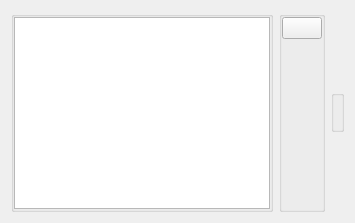
              <widget class="QWidget" name="tabDebugApplication">
               <attribute name="title">
                <string>Debug</string>
               </attribute>
               <layout class="QHBoxLayout" name="horizontalLayout_12">
                <item>
                 <widget class="QGroupBox" name="gbxLog">
                  <property name="sizePolicy">
                   <sizepolicy hsizetype="Preferred" vsizetype="Preferred">
                    <horstretch>1</horstretch>
                    <verstretch>0</verstretch>
                   </sizepolicy>
                  </property>
                  <property name="title">
                   <string notr="true"/>
                  </property>
                  <property name="flat">
                   <bool>true</bool>
                  </property>
                  <layout class="QHBoxLayout" name="horizontalLayout_14">
                   <property name="spacing">
                    <number>0</number>
                   </property>
                   <property name="leftMargin">
                    <number>0</number>
                   </property>
                   <property name="topMargin">
                    <number>0</number>
                   </property>
                   <property name="rightMargin">
                    <number>0</number>
                   </property>
                   <property name="bottomMargin">
                    <number>0</number>
                   </property>
                   <item>
                    <widget class="QTextEdit" name="txtLog">
                     <property name="undoRedoEnabled">
                      <bool>false</bool>
                     </property>
                     <property name="readOnly">
                      <bool>true</bool>
                     </property>
                     <property name="acceptRichText">
                      <bool>false</bool>
                     </property>
                    </widget>
                   </item>
                  </layout>
                 </widget>
                </item>
                <item>
                 <widget class="QGroupBox" name="gbxOpenDebugger">
                  <property name="title">
                   <string notr="true"/>
                  </property>
                  <property name="flat">
                   <bool>true</bool>
                  </property>
                  <layout class="QVBoxLayout" name="verticalLayout_10">
                   <property name="spacing">
                    <number>0</number>
                   </property>
                   <property name="leftMargin">
                    <number>0</number>
                   </property>
                   <property name="topMargin">
                    <number>0</number>
                   </property>
                   <property name="rightMargin">
                    <number>0</number>
                   </property>
                   <property name="bottomMargin">
                    <number>0</number>
                   </property>
                   <item>
                    <widget class="QPushButton" name="pbtnOpenLogFile">
                     <property name="sizePolicy">
                      <sizepolicy hsizetype="Fixed" vsizetype="Fixed">
                       <horstretch>0</horstretch>
                       <verstretch>0</verstretch>
                      </sizepolicy>
                     </property>
                     <property name="maximumSize">
                      <size>
                       <width>40</width>
                       <height>40</height>
                      </size>
                     </property>
                     <property name="statusTip">
                      <string>Open debug log file...</string>
                     </property>
                     <property name="text">
                      <string notr="true"/>
                     </property>
                     <property name="icon">
                      <iconset resource="../resources/mainwindowres.qrc">
                       <normaloff>:/mainwindow/monitor</normaloff>:/mainwindow/monitor</iconset>
                     </property>
                     <property name="iconSize">
                      <size>
                       <width>32</width>
                       <height>32</height>
                      </size>
                     </property>
                    </widget>
                   </item>
                   <item>
                    <spacer name="verticalSpacer_5">
                     <property name="orientation">
                      <enum>Qt::Vertical</enum>
                     </property>
                     <property name="sizeHint" stdset="0">
                      <size>
                       <width>20</width>
                       <height>40</height>
                      </size>
                     </property>
                    </spacer>
                   </item>
                  </layout>
                 </widget>
                </item>
                <item>
                 <widget class="QGroupBox" name="gbxOpenLogFile">
                  <property name="maximumSize">
                   <size>
                    <width>42</width>
                    <height>42</height>
                   </size>
                  </property>
                  <property name="title">
                   <string notr="true"/>
                  </property>
                  <property name="flat">
                   <bool>true</bool>
                  </property>
                  <layout class="QHBoxLayout" name="horizontalLayout_13">
                   <property name="spacing">
                    <number>0</number>
                   </property>
                   <property name="leftMargin">
                    <number>0</number>
                   </property>
                   <property name="topMargin">
                    <number>0</number>
                   </property>
                   <property name="rightMargin">
                    <number>0</number>
                   </property>
                   <property name="bottomMargin">
                    <number>0</number>
                   </property>
                  </layout>
                 </widget>
                </item>
               </layout>
              </widget>
